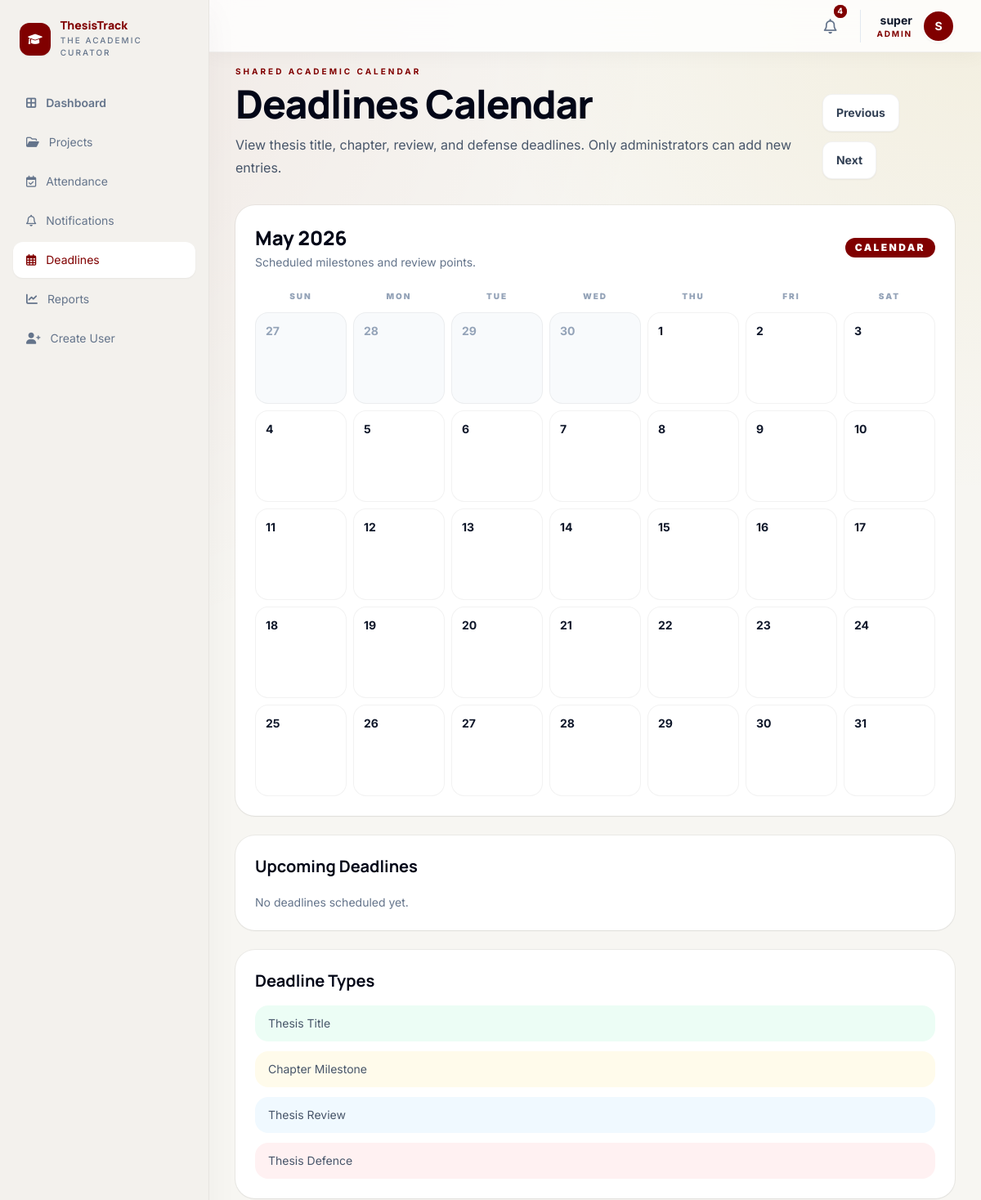
Before: /deadlines/ (signed in, upper part) with the older database file.
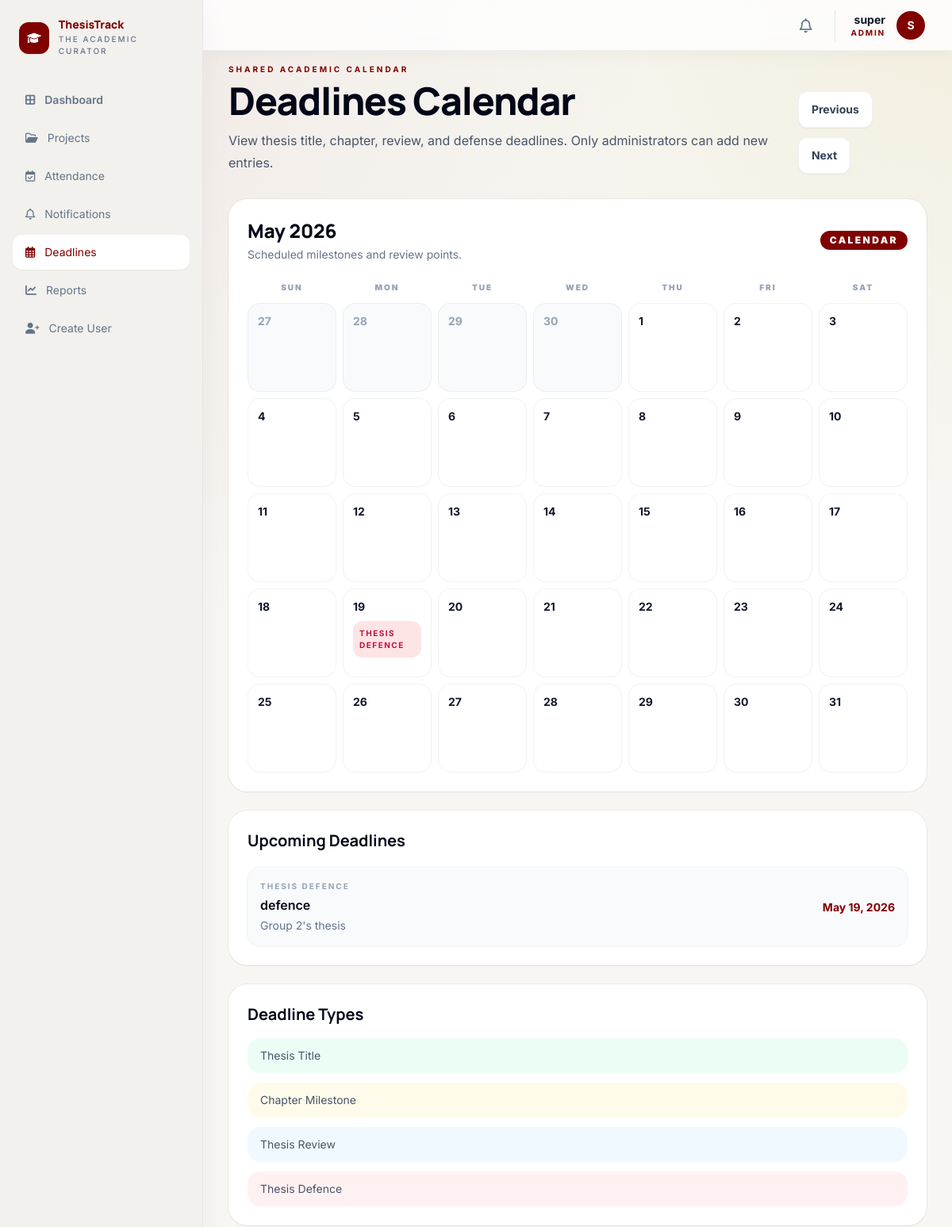
After: the same page with the newer database file.
### dashboard/models.py (models this page shows, shortened)
class ThesisDeadline(models.Model):
	TITLE = 'TITLE'
	CHAPTER = 'CHAPTER'
	REVIEW = 'REVIEW'
	DEFENSE = 'DEFENSE'
	DEADLINE_TYPE_CHOICES = [
		(TITLE, 'Thesis Title'),
		(CHAPTER, 'Chapter'),
		(REVIEW, 'Thesis Review'),
		(DEFENSE, 'Thesis Defence'),
	]
	title = models.CharField(max_length=180)
	deadline_type = models.CharField(max_length=20, choices=DEADLINE_TYPE_CHOICES)
	project = models.ForeignKey(
		'projects.Project',
		on_delete=models.CASCADE,
		related_name='thesis_deadlines',
		null=True,
		blank=True,
	)
	due_date = models.DateField()
	description = models.TextField(blank=True)
	created_by = models.ForeignKey(
		settings.AUTH_USER_MODEL,
		on_delete=models.CASCADE,
		related_name='created_thesis_deadlines',
	)
	created_at = models.DateTimeField(auto_now_add=True)
	updated_at = models.DateTimeField(auto_now=True)
	class Meta:
		ordering = ['due_date', 'title']

### projects/models.py (models this page shows, shortened)
class Project(models.Model):
	PENDING_TITLE = 'PENDING_TITLE'
	TITLE_APPROVED = 'TITLE_APPROVED'
	TITLE_REJECTED = 'TITLE_REJECTED'
	SUPERVISOR_ASSIGNED = 'SUPERVISOR_ASSIGNED'
	IN_PROGRESS = 'IN_PROGRESS'
	UNDER_REVIEW = 'UNDER_REVIEW'
	COMPLETED = 'COMPLETED'
	STATUS_CHOICES = [
		(PENDING_TITLE, 'Pending Title'),
		(TITLE_APPROVED, 'Title Approved'),
		(TITLE_REJECTED, 'Title Rejected'),
		(SUPERVISOR_ASSIGNED, 'Supervisor Assigned'),
		(IN_PROGRESS, 'In Progress'),
		(UNDER_REVIEW, 'Under Review'),
		(COMPLETED, 'Completed'),
	]
	group = models.OneToOneField(
		Group,
		on_delete=models.CASCADE,
		related_name='project',
		null=True,
		blank=True,
	)
	title = models.CharField(max_length=255)
	abstract = models.TextField(blank=True)
	status = models.CharField(max_length=25, choices=STATUS_CHOICES, default=PENDING_TITLE)
	supervisor = models.ForeignKey(
		settings.AUTH_USER_MODEL,
		on_delete=models.SET_NULL,
		null=True,
		blank=True,
		related_name='supervised_projects',
	)
	title_approved = models.BooleanField(default=False)
	created_at = models.DateTimeField(auto_now_add=True)
	updated_at = models.DateTimeField(auto_now=True)
	def __str__(self):
		return self.title

### dashboard/views.py (the view)
# urls.py: path('deadlines/', views.deadlines_calendar, name='deadlines-calendar'),
@role_required(User.STUDENT, User.SUPERVISOR, User.ADMIN)
def deadlines_calendar(request):
    today = timezone.localdate()
    month = request.GET.get('month', str(today.month))
    year = request.GET.get('year', str(today.year))
    try:
        month = int(month)
        year = int(year)
        if month < 1 or month > 12:
            raise ValueError
    except ValueError:
        month = today.month
        year = today.year
    calendar_month = calendar.Calendar(firstweekday=0)
    month_weeks_raw = calendar_month.monthdatescalendar(year, month)
    month_start = date(year, month, 1)
    last_day = calendar.monthrange(year, month)[1]
    month_end = date(year, month, last_day)
    deadlines = (
        ThesisDeadline.objects.select_related('project', 'project__group', 'project__supervisor', 'created_by')
        .filter(due_date__range=(month_start, month_end))
        .order_by('due_date', 'title')
    )
    deadlines_by_date = defaultdict(list)
    for deadline in deadlines:
        deadlines_by_date[deadline.due_date].append(deadline)
    previous_month = month - 1 or 12
    previous_year = year - 1 if month == 1 else year
    next_month = month + 1 if month < 12 else 1
    next_year = year + 1 if month == 12 else year
    deadline_form = None
    if request.user.role == User.ADMIN or request.user.is_superuser:
        if request.method == 'POST':
            deadline_form = ThesisDeadlineForm(request.POST)
            if deadline_form.is_valid():
                deadline = deadline_form.save(commit=False)
                deadline.created_by = request.user
                deadline.save()
                recipients = set()
                if deadline.project and deadline.project.supervisor_id:
                    recipients.add(deadline.project.supervisor_id)
                if deadline.project and deadline.project.group_id:
                    recipients.update(deadline.project.group.members.values_list('id', flat=True))
                message = f'{deadline.get_deadline_type_display()} deadline for "{deadline.project.title if deadline.project else deadline.title}" is due on {deadline.due_date:%b %d, %Y}.'
                for recipient_id in recipients:
                    Notification.objects.create(
                        user_id=recipient_id,
                        sender=request.user,
                        title=f'New deadline: {deadline.title}',
                        message=message,
                        category=Notification.DEADLINE,
                    )
                return redirect(f"{reverse('dashboard:deadlines-calendar')}?month={month}&year={year}")
        else:
            deadline_form = ThesisDeadlineForm()
    prev_month_url = f"{reverse('dashboard:deadlines-calendar')}?month={previous_month}&year={previous_year}"
    next_month_url = f"{reverse('dashboard:deadlines-calendar')}?month={next_month}&year={next_year}"
    month_weeks = []
    for week in month_weeks_raw:
        rendered_week = []
        for day in week:
            rendered_week.append({
                'day': day,
                'is_current_month': day.month == month,
                'deadlines': deadlines_by_date.get(day, []),
            })
        month_weeks.append(rendered_week)
    return render(
        request,
        'dashboard/deadlines_calendar.html',
        {
            'deadline_form': deadline_form,
            'deadlines': deadlines,
            'month_weeks': month_weeks,
            'current_month_name': calendar.month_name[month],
            'current_month': month,
            'current_year': year,
            'prev_month_url': prev_month_url,
            'next_month_url': next_month_url,
            'month_start': month_start,
            'month_end': month_end,
            'upcoming_deadlines': ThesisDeadline.objects.select_related('project', 'created_by').filter(due_date__gte=today).order_by('due_date')[:6],
        },
    )

### core/context_processors.py (called while the page is built)
def unread_notifications_count(request):
    if not request.user.is_authenticated:
        return {'unread_notifications_count': 0}
    count = Notification.objects.filter(user=request.user, is_read=False).count()
    return {'unread_notifications_count': count}

def recent_notifications(request):
    if not request.user.is_authenticated:
        return {'recent_notifications': []}
    notifications = Notification.objects.filter(user=request.user).order_by('-created_at')[:5]
    return {'recent_notifications': notifications}

### dashboard/templates/dashboard/deadlines_calendar.html (shortened to what the changed rows need)
{% extends 'core/base.html' %}
{% block content %}
<div class="mx-auto max-w-7xl space-y-8">
    <section class="flex flex-col gap-5 lg:flex-row lg:items-end lg:justify-between">
        <div class="max-w-3xl">
            <h1 class="text-5xl font-black tracking-tight text-slate-950">Deadlines Calendar</h1>
        </div>
    </section>
    <section class="grid gap-6 xl:grid-cols-[1.35fr_0.85fr]">
        <div class="space-y-6">
            <div class="rounded-3xl bg-white p-6 shadow-sm ring-1 ring-black/5">
                <div class="flex items-center justify-between gap-3">
                    <div>
                        <h2 class="text-2xl font-black text-slate-950">{{ current_month_name }} {{ current_year }}</h2>
                    </div>
                </div>
                <div class="mt-3 space-y-2">
                    {% for week in month_weeks %}
                        <div class="grid grid-cols-7 gap-2">
                            {% for cell in week %}
                                <div class="min-h-28 rounded-2xl border border-black/5 p-3 {% if cell.is_current_month %}bg-white{% else %}bg-slate-50 text-slate-400{% endif %}">
                                    <div class="flex items-center justify-between">
                                        <p class="text-sm font-bold">{{ cell.day.day }}</p>
                                    </div>
                                    <div class="mt-2 space-y-2">
                                        {% for deadline in cell.deadlines %}
                                            <div class="rounded-xl px-2 py-2 text-[10px] font-bold uppercase tracking-[0.15em] {% if deadline.deadline_type == 'DEFENSE' %}bg-rose-100 text-rose-700{% elif deadline.deadline_type == 'REVIEW' %}bg-sky-100 text-sky-700{% elif deadline.deadline_type == 'CHAPTER' %}bg-amber-100 text-amber-700{% else %}bg-emerald-100 text-emerald-700{% endif %}">
                                                {{ deadline.get_deadline_type_display }}
                                            </div>
                                        {% endfor %}
                                    </div>
                                </div>
                            {% endfor %}
                        </div>
                    {% endfor %}
                </div>
            </div>
            <div class="rounded-3xl bg-white p-6 shadow-sm ring-1 ring-black/5">
                <h2 class="text-xl font-bold text-slate-950">Upcoming Deadlines</h2>
                <div class="mt-5 space-y-3">
                    {% for deadline in upcoming_deadlines %}
                        <article class="rounded-2xl bg-slate-50 p-4 ring-1 ring-black/5">
                            <div class="flex flex-col gap-2 md:flex-row md:items-center md:justify-between">
                                <div>
                                    <p class="text-[10px] font-bold uppercase tracking-[0.2em] text-slate-400">{{ deadline.get_deadline_type_display }}</p>
                                    <p class="mt-1 font-semibold text-slate-950">{{ deadline.title }}</p>
                                    <p class="mt-1 text-sm text-slate-500">{% if deadline.project %}{{ deadline.project.title }}{% else %}General academic milestone{% endif %}</p>
                                </div>
                                <p class="text-sm font-bold text-[#800000]">{{ deadline.due_date|date:'M d, Y' }}</p>
                            </div>
                        </article>
                    {% empty %}
                        <p class="text-sm text-slate-500">No deadlines scheduled yet.</p>
                    {% endfor %}
                </div>
            </div>
        </div>
        <div class="space-y-6">
            <div class="rounded-3xl bg-white p-6 shadow-sm ring-1 ring-black/5">
                <h2 class="text-xl font-bold text-slate-950">Deadline Types</h2>
            </div>
        </div>
    </section>
</div>
{% endblock %}

### core/templates/core/base.html (shortened to what this page needs)
<!DOCTYPE html>
<html lang="en">
<head>
    <script src="https://cdn.tailwindcss.com?plugins=forms,container-queries"></script>
    <link rel="stylesheet" href="https://cdnjs.cloudflare.com/ajax/libs/font-awesome/6.0.0/css/all.min.css">
</head>
<body class="text-slate-900 antialiased">
    <div class="min-h-screen">
        {% if user.is_authenticated %}
            {% include 'core/_sidebar.html' %}
            <header class="fixed top-0 right-0 left-64 z-40 h-16 border-b border-black/5 bg-white/80 glass-nav shadow-[0_4px_24px_rgba(26,28,28,0.04)]">
                <div class="h-full px-8 flex items-center justify-between gap-6">
                    <div class="flex items-center gap-5">
                        <details class="relative group">
                            <summary class="relative flex cursor-pointer items-center justify-center rounded-full p-2 text-slate-500 transition-colors hover:bg-slate-100 hover:text-[#800000]">
                                <i class="fa-regular fa-bell text-lg"></i>
                                {% if unread_notifications_count > 0 %}
                                    <span class="absolute -top-1 -right-1 flex h-4 w-4">
                                        <span class="relative inline-flex h-4 w-4 items-center justify-center rounded-full bg-[#800000] text-[10px] font-bold text-white">
                                            {{ unread_notifications_count }}
                                        </span>
                                    </span>
                                {% endif %}
                            </summary>
                        </details>
                        <div class="flex items-center gap-3 border-l border-slate-200 pl-5">
                            <div class="text-right leading-tight">
                                <p class="text-sm font-bold text-slate-900">{{ user.get_full_name|default:user.username }}</p>
                                <p class="text-[10px] font-bold uppercase tracking-[0.18em] text-[#800000]">{{ user.role }}</p>
                            </div>
                            <div class="flex h-10 w-10 items-center justify-center rounded-full border-2 border-white bg-[#800000] text-sm font-bold text-white shadow-sm">
                                {{ user.username|first|upper }}
                            </div>
                        </div>
                    </div>
                </div>
            </header>
        {% endif %}
        <main class="{% if user.is_authenticated %}ml-64 min-h-screen pt-20 px-8 pb-8{% else %}min-h-screen{% endif %}">
            {% block content %}{% endblock %}
        </main>
    </div>
</body>
</html>

Changed rows visible on the page:
added ThesisDeadline: deadline_type "THESIS DEFENCE", title "defence", project "Group 2's thesis", due_date "May 19, 2026"
Other visible differences:
{{ unread_notifications_count }}: "4" → (not shown)
text no longer shown: "No deadlines scheduled yet."
